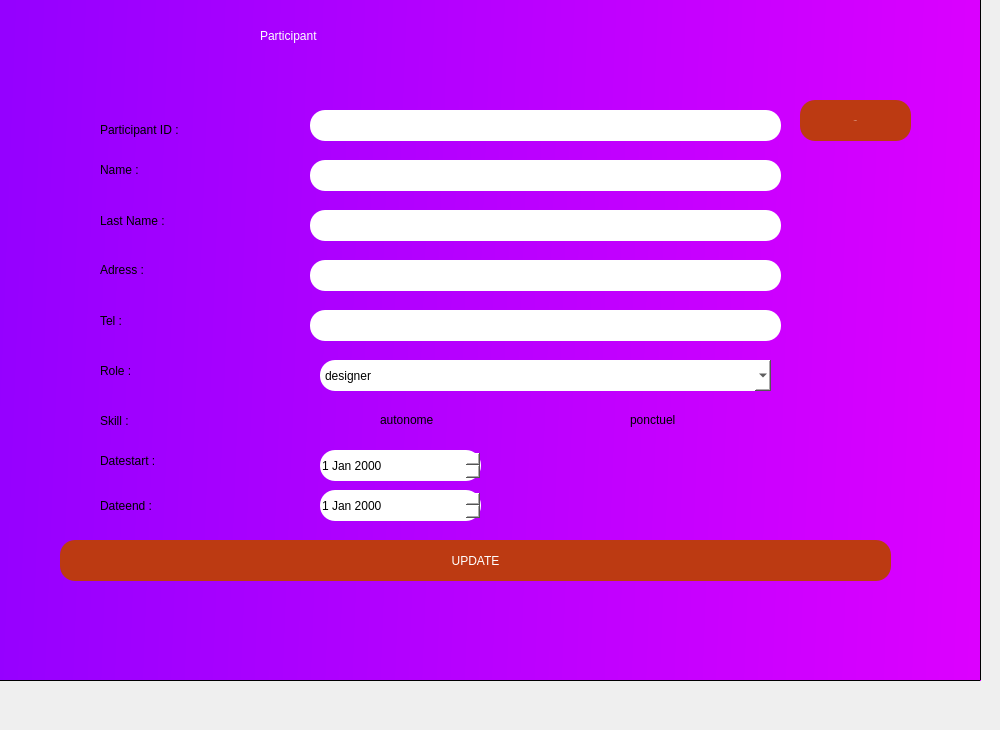
    <widget class="QWidget" name="tab">
     <attribute name="title">
      <string>Update</string>
     </attribute>
     <widget class="QFrame" name="frame_7">
      <property name="geometry">
       <rect>
        <x>-10</x>
        <y>-40</y>
        <width>991</width>
        <height>721</height>
       </rect>
      </property>
      <property name="styleSheet">
       <string notr="true">*{
	background-color: qlineargradient(spread:pad, x1:0, y1:0.733, x2:1, y2:0.761364, stop:0 rgba(149, 0, 255, 255), stop:1 rgba(220, 0, 255, 255));
}
QPushButton
{
background-color: rgb(188, 58, 18);

border-radius:60px;
}
QToolButton
{

background:#730b8f;
border-radius:60px;
}

QPushButton
{

color:white;
border-radius:15px;
}

QPushButton:hover
{

color:#730b8f;
background:white;
border-radius:15px;
}</string>
      </property>
      <property name="frameShape">
       <enum>QFrame::StyledPanel</enum>
      </property>
      <property name="frameShadow">
       <enum>QFrame::Raised</enum>
      </property>
      <widget class="QLineEdit" name="lineEditupdate_idp">
       <property name="geometry">
        <rect>
         <x>320</x>
         <y>150</y>
         <width>471</width>
         <height>31</height>
        </rect>
       </property>
       <property name="styleSheet">
        <string notr="true">background-color: rgb(255, 255, 255);
border-radius:15px;</string>
       </property>
      </widget>
      <widget class="QLabel" name="label_28">
       <property name="geometry">
        <rect>
         <x>110</x>
         <y>450</y>
         <width>56</width>
         <height>21</height>
        </rect>
       </property>
       <property name="styleSheet">
        <string notr="true">background:transparent;</string>
       </property>
       <property name="text">
        <string>Skill :</string>
       </property>
      </widget>
      <widget class="QLabel" name="label_29">
       <property name="geometry">
        <rect>
         <x>110</x>
         <y>350</y>
         <width>56</width>
         <height>21</height>
        </rect>
       </property>
       <property name="styleSheet">
        <string notr="true">background:transparent;</string>
       </property>
       <property name="text">
        <string>Tel :</string>
       </property>
      </widget>
      <widget class="QLineEdit" name="lineEditupdate_lastname">
       <property name="geometry">
        <rect>
         <x>320</x>
         <y>250</y>
         <width>471</width>
         <height>31</height>
        </rect>
       </property>
       <property name="styleSheet">
        <string notr="true">background-color: rgb(255, 255, 255);
border-radius:15px;</string>
       </property>
      </widget>
      <widget class="QLineEdit" name="lineEditupdate_tel">
       <property name="geometry">
        <rect>
         <x>320</x>
         <y>350</y>
         <width>471</width>
         <height>31</height>
        </rect>
       </property>
       <property name="styleSheet">
        <string notr="true">background-color: rgb(255, 255, 255);
border-radius:15px;</string>
       </property>
      </widget>
      <widget class="QRadioButton" name="radioButtonupdate_2">
       <property name="geometry">
        <rect>
         <x>620</x>
         <y>450</y>
         <width>141</width>
         <height>20</height>
        </rect>
       </property>
       <property name="styleSheet">
        <string notr="true">background:transparent;</string>
       </property>
       <property name="text">
        <string>ponctuel</string>
       </property>
      </widget>
      <widget class="QLabel" name="label_30">
       <property name="geometry">
        <rect>
         <x>110</x>
         <y>300</y>
         <width>101</width>
         <height>20</height>
        </rect>
       </property>
       <property name="styleSheet">
        <string notr="true">background:transparent;</string>
       </property>
       <property name="text">
        <string>Adress :</string>
       </property>
      </widget>
      <widget class="QLabel" name="label_31">
       <property name="geometry">
        <rect>
         <x>110</x>
         <y>160</y>
         <width>171</width>
         <height>20</height>
        </rect>
       </property>
       <property name="styleSheet">
        <string notr="true">background:transparent;</string>
       </property>
       <property name="text">
        <string>Participant ID :</string>
       </property>
      </widget>
      <widget class="QLabel" name="label_33">
       <property name="geometry">
        <rect>
         <x>110</x>
         <y>200</y>
         <width>111</width>
         <height>20</height>
        </rect>
       </property>
       <property name="styleSheet">
        <string notr="true">background:transparent;</string>
       </property>
       <property name="text">
        <string>Name :</string>
       </property>
      </widget>
      <widget class="QPushButton" name="update">
       <property name="geometry">
        <rect>
         <x>70</x>
         <y>580</y>
         <width>831</width>
         <height>41</height>
        </rect>
       </property>
       <property name="styleSheet">
        <string notr="true"/>
       </property>
       <property name="text">
        <string>UPDATE</string>
       </property>
      </widget>
      <widget class="QLineEdit" name="lineEditupdate_adress">
       <property name="geometry">
        <rect>
         <x>320</x>
         <y>300</y>
         <width>471</width>
         <height>31</height>
        </rect>
       </property>
       <property name="styleSheet">
        <string notr="true">background-color: rgb(255, 255, 255);
border-radius:15px;</string>
       </property>
      </widget>
      <widget class="QRadioButton" name="radioButtonupdate_1">
       <property name="geometry">
        <rect>
         <x>370</x>
         <y>450</y>
         <width>151</width>
         <height>20</height>
        </rect>
       </property>
       <property name="styleSheet">
        <string notr="true">background:transparent;</string>
       </property>
       <property name="text">
        <string>autonome</string>
       </property>
      </widget>
      <widget class="QLabel" name="label_34">
       <property name="geometry">
        <rect>
         <x>110</x>
         <y>490</y>
         <width>121</width>
         <height>21</height>
        </rect>
       </property>
       <property name="styleSheet">
        <string notr="true">background:transparent;</string>
       </property>
       <property name="text">
        <string>Datestart :</string>
       </property>
      </widget>
      <widget class="QLabel" name="label_35">
       <property name="geometry">
        <rect>
         <x>110</x>
         <y>530</y>
         <width>121</width>
         <height>31</height>
        </rect>
       </property>
       <property name="styleSheet">
        <string notr="true">background:transparent;</string>
       </property>
       <property name="text">
        <string>Dateend :</string>
       </property>
      </widget>
      <widget class="QLabel" name="label_37">
       <property name="geometry">
        <rect>
         <x>110</x>
         <y>400</y>
         <width>71</width>
         <height>21</height>
        </rect>
       </property>
       <property name="styleSheet">
        <string notr="true">background:transparent;</string>
       </property>
       <property name="text">
        <string>Role :</string>
       </property>
      </widget>
      <widget class="QLabel" name="label_38">
       <property name="geometry">
        <rect>
         <x>110</x>
         <y>250</y>
         <width>141</width>
         <height>21</height>
        </rect>
       </property>
       <property name="styleSheet">
        <string notr="true">background:transparent;</string>
       </property>
       <property name="text">
        <string>Last Name :</string>
       </property>
      </widget>
      <widget class="QLineEdit" name="lineEditupdate_name">
       <property name="geometry">
        <rect>
         <x>320</x>
         <y>200</y>
         <width>471</width>
         <height>31</height>
        </rect>
       </property>
       <property name="styleSheet">
        <string notr="true">background-color: rgb(255, 255, 255);
border-radius:15px;</string>
       </property>
      </widget>
      <widget class="QComboBox" name="comboBoxupdate_role">
       <property name="geometry">
        <rect>
         <x>330</x>
         <y>400</y>
         <width>451</width>
         <height>31</height>
        </rect>
       </property>
       <property name="styleSheet">
        <string notr="true">background-color: rgb(255, 255, 255);

border-radius:15px;</string>
       </property>
       <item>
        <property name="text">
         <string>designer</string>
        </property>
       </item>
       <item>
        <property name="text">
         <string>developper</string>
        </property>
       </item>
       <item>
        <property name="text">
         <string>technician</string>
        </property>
       </item>
      </widget>
      <widget class="QDateEdit" name="dateEditupdate_1">
       <property name="geometry">
        <rect>
         <x>330</x>
         <y>490</y>
         <width>161</width>
         <height>31</height>
        </rect>
       </property>
       <property name="styleSheet">
        <string notr="true">background-color: rgb(255, 255, 255);
border-radius:15px;</string>
       </property>
      </widget>
      <widget class="QDateEdit" name="dateEditupdate_2">
       <property name="geometry">
        <rect>
         <x>330</x>
         <y>530</y>
         <width>161</width>
         <height>31</height>
        </rect>
       </property>
       <property name="styleSheet">
        <string notr="true">background-color: rgb(255, 255, 255);
border-radius:15px;</string>
       </property>
      </widget>
      <widget class="QLabel" name="label_39">
       <property name="geometry">
        <rect>
         <x>270</x>
         <y>50</y>
         <width>231</width>
         <height>51</height>
        </rect>
       </property>
       <property name="styleSheet">
        <string notr="true">font: 16pt &quot;MS Shell Dlg 2&quot;;
font: 75 8pt &quot;Rockwell Nova&quot;;
color: white;
font: 28pt &quot;MS Shell Dlg 2&quot;;
background:transparent;</string>
       </property>
       <property name="text">
        <string>Participant</string>
       </property>
      </widget>
      <widget class="QPushButton" name="search">
       <property name="geometry">
        <rect>
         <x>810</x>
         <y>140</y>
         <width>111</width>
         <height>41</height>
        </rect>
       </property>
       <property name="maximumSize">
        <size>
         <width>150</width>
         <height>50</height>
        </size>
       </property>
       <property name="font">
        <font>
         <family>century gothic</family>
         <pointsize>-1</pointsize>
        </font>
       </property>
       <property name="styleSheet">
        <string notr="true">QPushButton
{
background-color: rgb(188, 58, 18);

border-radius:60px;
}

QPushButton
{

color:white;
border-radius:15px;
}

QPushButton:hover
{

color:#730b8f;
background:white;
border-radius:15px;
}</string>
       </property>
       <property name="text">
        <string>search</string>
       </property>
      </widget>
     </widget>
    </widget>
